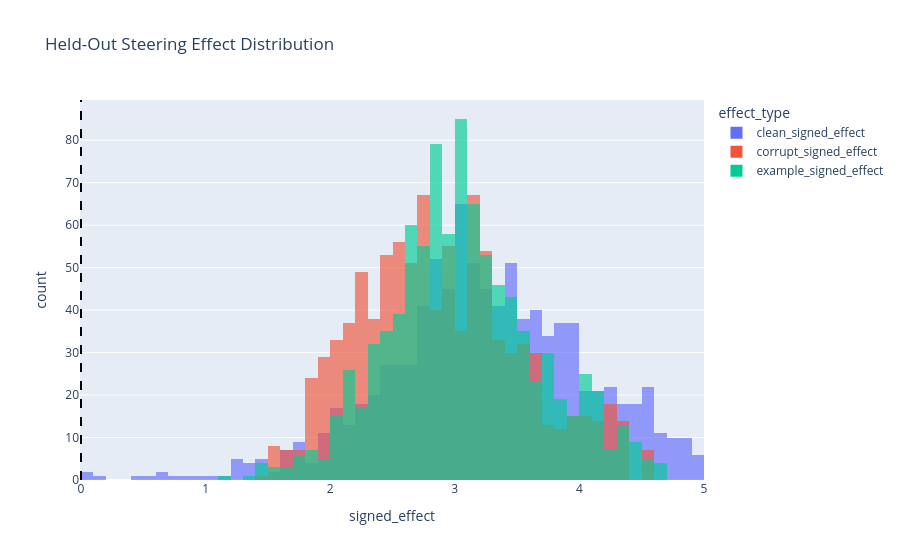

Notebook code cell kept with this figure:
### Code cell
if not test_rows.empty:
    effect_long = test_rows.melt(
        value_vars=["clean_signed_effect", "corrupt_signed_effect", "example_signed_effect"],
        var_name="effect_type",
        value_name="signed_effect",
    )
    fig = px.histogram(
        effect_long,
        x="signed_effect",
        color="effect_type",
        barmode="overlay",
        opacity=0.65,
        nbins=50,
        title="Held-Out Steering Effect Distribution",
    )
    fig.add_vline(x=0, line_dash="dash", line_color="black")
    fig.show()

### Figure 1 — Plotly figure (JSON) as saved in the notebook; plotly's stock layout.template omitted (floating-point values rounded to 4 significant figures; data arrays with more than 128 entries replaced by an {"elided": "..."} marker saying what was removed)
{"data": [{"bingroup": "x", "hovertemplate": "effect_type=clean_signed_effect<br>signed_effect=%{x}<br>count=%{y}<extra></extra>", "legendgroup": "clean_signed_effect", "marker": {"color": "#636efa", "opacity": 0.65, "pattern": {"shape": ""}}, "name": "clean_signed_effect", "nbinsx": 50, "orientation": "v", "showlegend": true, "type": "histogram", "x": {"elided": "944 float values"}, "xaxis": "x", "yaxis": "y"}, {"bingroup": "x", "hovertemplate": "effect_type=corrupt_signed_effect<br>signed_effect=%{x}<br>count=%{y}<extra></extra>", "legendgroup": "corrupt_signed_effect", "marker": {"color": "#EF553B", "opacity": 0.65, "pattern": {"shape": ""}}, "name": "corrupt_signed_effect", "nbinsx": 50, "orientation": "v", "showlegend": true, "type": "histogram", "x": {"elided": "944 float values"}, "xaxis": "x", "yaxis": "y"}, {"bingroup": "x", "hovertemplate": "effect_type=example_signed_effect<br>signed_effect=%{x}<br>count=%{y}<extra></extra>", "legendgroup": "example_signed_effect", "marker": {"color": "#00cc96", "opacity": 0.65, "pattern": {"shape": ""}}, "name": "example_signed_effect", "nbinsx": 50, "orientation": "v", "showlegend": true, "type": "histogram", "x": {"elided": "944 float values"}, "xaxis": "x", "yaxis": "y"}], "layout": {"barmode": "overlay", "legend": {"title": {"text": "effect_type"}, "tracegroupgap": 0}, "shapes": [{"line": {"color": "black", "dash": "dash"}, "type": "line", "x0": 0, "x1": 0, "xref": "x", "y0": 0, "y1": 1, "yref": "y domain"}], "title": {"text": "Held-Out Steering Effect Distribution"}, "xaxis": {"anchor": "y", "domain": [0, 1], "title": {"text": "signed_effect"}}, "yaxis": {"anchor": "x", "domain": [0, 1], "title": {"text": "count"}}}}
